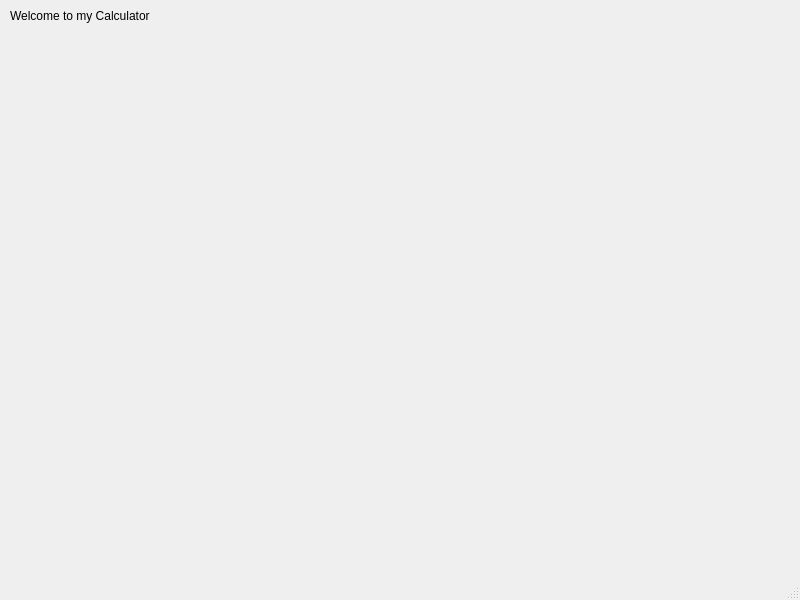
<?xml version="1.0" encoding="UTF-8"?>
<ui version="4.0">
 <class>MainWindow</class>
 <widget class="QMainWindow" name="MainWindow">
  <property name="geometry">
   <rect>
    <x>0</x>
    <y>0</y>
    <width>800</width>
    <height>600</height>
   </rect>
  </property>
  <property name="windowTitle">
   <string>MainWindow</string>
  </property>
  <widget class="QWidget" name="centralwidget">
   <widget class="QLabel" name="label">
    <property name="geometry">
     <rect>
      <x>10</x>
      <y>0</y>
      <width>161</width>
      <height>31</height>
     </rect>
    </property>
    <property name="text">
     <string>Welcome to my Calculator</string>
    </property>
   </widget>
  </widget>
  <widget class="QMenuBar" name="menubar">
   <property name="geometry">
    <rect>
     <x>0</x>
     <y>0</y>
     <width>800</width>
     <height>24</height>
    </rect>
   </property>
  </widget>
  <widget class="QStatusBar" name="statusbar"/>
 </widget>
 <resources/>
 <connections/>
</ui>
